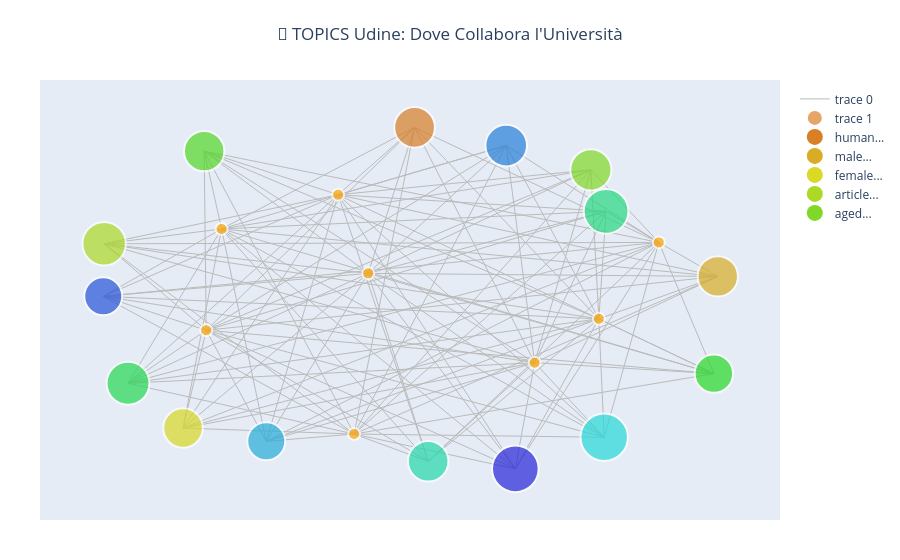

The notebook cell this image was saved under:
### Code cell
import pandas as pd
import networkx as nx
import re
import plotly.graph_objects as go
from collections import Counter
import numpy as np

# === PREPARAZIONE DATI (stessa base) ===
df = pd.read_csv("nuovo_dataset.csv")
df = df.dropna(subset=["Affiliations"])
df["AffiliationsList"] = df["Affiliations"].str.split(";")

def is_udine(aff): return bool(re.search(r"\bUdine\b", aff, re.IGNORECASE))
def classify_affiliation(aff):
    aff_lower = aff.lower()
    italian_keywords = ["italy", "udine", "padova", "padua", "milano", "roma", "bozen"]
    return "Italian" if any(kw in aff_lower for kw in italian_keywords) else "Foreign"

df_udine = df[df["AffiliationsList"].apply(lambda affs: any(is_udine(a) for a in affs))]
df_udine['Keywords'] = df_udine['Author Keywords'].fillna('') + ';' + df_udine['Index Keywords'].fillna('')

# === ESTRAZIONE TOPICS CENTRALI ===
all_keywords = []
for kw_str in df_udine['Keywords']:
    if pd.notna(kw_str):
        all_keywords.extend([k.strip().lower() for k in re.split(r'[;,]', str(kw_str)) if len(k.strip()) > 2])

topic_freq = Counter(all_keywords)
top_topics = [t for t, f in topic_freq.most_common(15)]  # 15 topic principali
print("🏆 Top 15 Topics:", top_topics)

# === MAPPATURA Topic -> Università (per tipo) ===
topic_unis = {topic: {'Udine': 0, 'Italian': 0, 'Foreign': 0} for topic in top_topics}

for _, row in df_udine.iterrows():
    paper_topics = [t for t in top_topics if t in str(row['Keywords']).lower()]
    affs = [a.strip() for a in row["AffiliationsList"]]
    
    for topic in paper_topics:
        for aff in affs:
            if is_udine(aff):
                topic_unis[topic]['Udine'] += 1
            elif classify_affiliation(aff) == "Italian":
                topic_unis[topic]['Italian'] += 1
            else:
                topic_unis[topic]['Foreign'] += 1

# === GRAFO TOPIC-CENTRICO ===
G = nx.Graph()
TOPIC_SIZE_BASE = 30

# 1. Aggiungi TOPICS come nodi principali (grandi, colorati)
for i, topic in enumerate(top_topics):
    total_mentions = sum(topic_unis[topic].values())
    udine_weight = topic_unis[topic]['Udine'] / max(total_mentions, 1)
    
    G.add_node(topic, type='topic', 
               size=TOPIC_SIZE_BASE + 20 * udine_weight,  # Udine topics più grandi
               udine_weight=udine_weight,
               total_mentions=total_mentions,
               color=f'hsl({30 + i*15 % 360}, 70%, 50%)')  # Colori arcobaleno

# 2. Aggiungi Università come satelliti (piccoli)
unis = set()
for _, row in df_udine.iterrows():
    for aff in [a.strip() for a in row["AffiliationsList"]]:
        if not is_udine(aff):
            unis.add(aff)

for uni in list(unis)[:8]:  # Top 8 università
    uni_type = classify_affiliation(uni)
    G.add_node(uni, type='uni', role=uni_type)

# 3. Connetti Topics -> Università (solo se >0 occorrenze)
for topic in top_topics:
    for uni in unis:
        if topic_unis[topic][classify_affiliation(uni)] > 0 or topic_unis[topic]['Udine'] > 0:
            if uni in G.nodes and topic in G.nodes:
                G.add_edge(topic, uni, weight=1)

print(f"📊 Grafo: {G.number_of_nodes()} nodi, {G.number_of_edges()} archi")

# === VISUALIZZAZIONE ===
pos = nx.spring_layout(G, k=3, iterations=50, seed=42)  # Topics si espandono

edge_x, edge_y = [], []
for u, v, d in G.edges(data=True):
    x0, y0 = pos[u]; x1, y1 = pos[v]
    edge_x += [x0, x1, None]; edge_y += [y0, y1, None]

edge_trace = go.Scatter(x=edge_x, y=edge_y, line=dict(width=1, color='#bbb'), 
                       hoverinfo='none', mode='lines')

node_x, node_y, node_text, node_color, node_size = [], [], [], [], []
for node, data in G.nodes(data=True):
    x, y = pos[node]
    node_x.append(x); node_y.append(y)
    
    if data.get('type') == 'topic':
        text = f"<b>{node}</b><br>📊 Tot: {data['total_mentions']}<br>🎓 Udine: {data['udine_weight']:.1%}<br>🌍 Internaz.: {data.get('Foreign',0)}"
        node_color.append(data['color'])
        node_size.append(data['size'])
    else:  # università
        text = f"{node}<br>🇮🇹 {data.get('role', 'N/A')}"
        role = data['role']
        node_color.append('skyblue' if role=='Italian' else 'orange')
        node_size.append(12)

node_trace = go.Scatter(x=node_x, y=node_y, mode='markers', text=node_text, 
                       hoverinfo='text', marker=dict(color=node_color, size=node_size, line_width=2))

# Legenda topics top
legend_topics = [go.Scatter(x=[None], y=[None], mode='markers', 
                           marker=dict(size=25, color=topics['color']), 
                           name=f"{topic[:20]}...") 
                for topic, topics in list(G.nodes(data=True))[:5] if topics.get('type')=='topic']

fig = go.Figure(data=[edge_trace, node_trace] + legend_topics,
                layout=go.Layout(
                    title="🌟 TOPICS Udine: Dove Collabora l'Università",
                    title_x=0.5, showlegend=True,
                    hovermode='closest', 
                    margin=dict(l=40, r=10, t=80, b=40),
                    xaxis=dict(showgrid=False, zeroline=False, showticklabels=False),
                    yaxis=dict(showgrid=False, zeroline=False, showticklabels=False),
                    legend=dict(x=1.02, y=0.99)))
fig.show()

# === TABELLA RIEPILOGO ===
topic_table = pd.DataFrame({
    'Topic': top_topics,
    'Udine': [topic_unis[t]['Udine'] for t in top_topics],
    '% Udine': [topic_unis[t]['Udine']/sum(topic_unis[t].values())*100 for t in top_topics],
    'Italia': [topic_unis[t]['Italian'] for t in top_topics],
    'Estero': [topic_unis[t]['Foreign'] for t in top_topics]
}).round(1)
print("\n📋 Topic per Collaborazione:")
print(topic_table.head(10))

### Figure 1 — Plotly figure (JSON) as saved in the notebook; plotly's stock layout.template omitted (floating-point values rounded to 4 significant figures; data arrays with more than 128 entries replaced by an {"elided": "..."} marker saying what was removed)
{"data": [{"hoverinfo": "none", "line": {"color": "#bbb", "width": 1}, "mode": "lines", "type": "scatter", "x": {"elided": "360 float values"}, "y": {"elided": "360 float values"}}, {"hoverinfo": "text", "marker": {"color": ["hsl(30, 70%, 50%)", "hsl(45, 70%, 50%)", "hsl(60, 70%, 50%)", "hsl(75, 70%, 50%)", "hsl(90, 70%, 50%)", "hsl(105, 70%, 50%)", "hsl(120, 70%, 50%)", "hsl(135, 70%, 50%)", "hsl(150, 70%, 50%)", "hsl(165, 70%, 50%)", "hsl(180, 70%, 50%)", "hsl(195, 70%, 50%)", "hsl(210, 70%, 50%)", "hsl(225, 70%, 50%)", "hsl(240, 70%, 50%)", "orange", "orange", "orange", "orange", "orange", "orange", "orange", "orange"], "line": {"width": 2}, "size": [40.71, 40.33, 39.55, 43.44, 41.19, 40.4, 38.4, 42.92, 44.75, 40.51, 47.39, 38, 41.61, 38, 46.67, 12, 12, 12, 12, 12, 12, 12, 12]}, "mode": "markers", "text": [], "type": "scatter", "x": [0.02197, 0.9294, -0.671, -0.907, 0.5495, -0.6077, 0.9176, -0.8356, 0.595, 0.06268, 0.5894, -0.4219, 0.2962, -0.9098, 0.3235, 0.3813, -0.2069, 0.7529, -0.159, 0.5734, -0.6016, -0.5556, -0.1168], "y": [1, 0.1581, -0.699, 0.3425, 0.7607, 0.8661, -0.3914, -0.4459, 0.5262, -0.8869, -0.7509, -0.7741, 0.8975, 0.04543, -0.9294, -0.3294, 0.6196, 0.3503, -0.7328, -0.08172, -0.1464, 0.4264, 0.1753]}, {"marker": {"color": "hsl(30, 70%, 50%)", "size": 25}, "mode": "markers", "name": "human...", "type": "scatter", "x": [null], "y": [null]}, {"marker": {"color": "hsl(45, 70%, 50%)", "size": 25}, "mode": "markers", "name": "male...", "type": "scatter", "x": [null], "y": [null]}, {"marker": {"color": "hsl(60, 70%, 50%)", "size": 25}, "mode": "markers", "name": "female...", "type": "scatter", "x": [null], "y": [null]}, {"marker": {"color": "hsl(75, 70%, 50%)", "size": 25}, "mode": "markers", "name": "article...", "type": "scatter", "x": [null], "y": [null]}, {"marker": {"color": "hsl(90, 70%, 50%)", "size": 25}, "mode": "markers", "name": "aged...", "type": "scatter", "x": [null], "y": [null]}], "layout": {"hovermode": "closest", "legend": {"x": 1.02, "y": 0.99}, "margin": {"b": 40, "l": 40, "r": 10, "t": 80}, "showlegend": true, "title": {"text": "🌟 TOPICS Udine: Dove Collabora l'Università", "x": 0.5}, "xaxis": {"showgrid": false, "showticklabels": false, "zeroline": false}, "yaxis": {"showgrid": false, "showticklabels": false, "zeroline": false}}}
